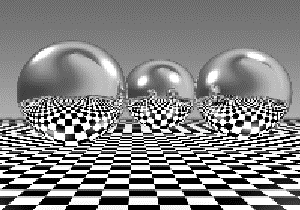
#> input picture matrixkernel/test1.png, 300 x 210 px
$ python lab2.1.py
#> lines starting #> are read from the running program, lines starting #| are printed output that depends on the picture
import numpy as np
import cv2

# Load image
image = cv2.imread('test1.png')
#> image is the input picture: shape (210, 300, 3); mean B, G, R 133.3, 133.3, 133.3

#3x3 kernel

#identity kernel Исходное изображение
# kernel = np.array([[0, 0, 0],
#  [0, 1, 0],
#  [0, 0, 0]], dtype=np.float32)

#box blur kernel Размывание
# kernel = np.array([[1, 1, 1],
#  [1, 1, 1],
#  [1, 1, 1]], dtype=np.float32)

# [[0, 1, 0],
#  [1,  4, 1],
#  [0, 1, 0]]

# [[1, 2, 1],
#  [2,  4, 2],
#  [1, 2, 1]]


#sharpen Увеличение резкости, подчеркивание границ
# kernel = np.array([[-1,-1,-1],
#  [-1, 9, -1],
#  [-1,-1,-1]], dtype=np.float32)


#edge detection (Нахождение границ)
kernel = np.array([[0,1,0],
 [1,  -4, 1],
 [0,1,0]], dtype=np.float32)

# [[0,-1,0],
#  [-1,4,-1],
#  [0,-1,0]]


# emboss Тиснение
# kernel = np.array([[0, 1, 0],
#                   [1, 0, -1],
#                   [0, -1, 0]], dtype=np.float32)


# Perform convolution using the filter2D function
output_image = cv2.filter2D(image, -1, kernel)
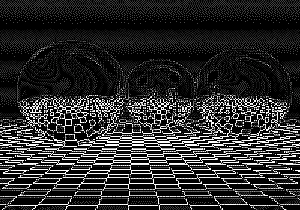
#> output_image: shape (210, 300, 3); mean B, G, R 44.8, 44.8, 44.8
# The -1 parameter in cv2.filter2D indicates that the output image will have the same depth (number of color channels) as the input image

# Display the original and convolved images
cv2.imshow('Original Image', image)
cv2.imshow('Output Image', output_image)
cv2.waitKey(0)
cv2.destroyAllWindows()
